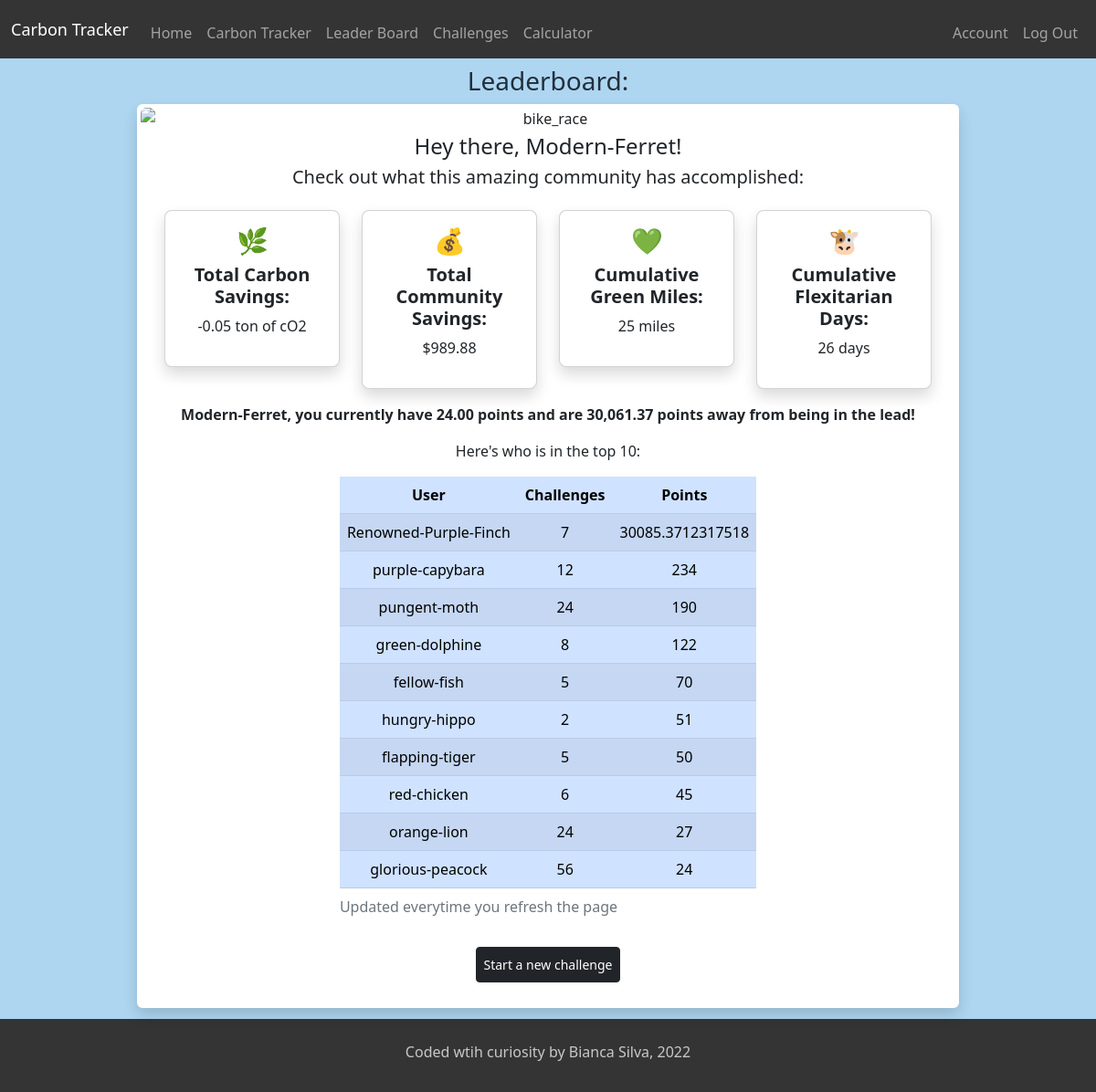
/leaderboard (signed in), run on the app's committed database.
### tables this page shows
CREATE TABLE users (id INTEGER PRIMARY KEY AUTOINCREMENT NOT NULL, name TEXT NOT NULL, email TEXT NOT NULL, leaderboardname TEXT NOT NULL, hash TEXT NOT NULL, datejoined DATETIME DEFAULT CURRENT_TIMESTAMP, icon TEXT);

CREATE TABLE leaderboard (id INTEGER PRIMARY KEY AUTOINCREMENT NOT NULL, user_id INTEGER NOT NULL, leaderboardname TEXT NOT NULL, challenges NUMERIC, green_miles NUMERIC, carbon_saved NUMERIC, plastic_saved NUMERIC, total_points NUMERIC);

### app.py (the view)
@app.route("/leaderboard", methods=["GET", "POST"])
@login_required
def leaderboard():
  if request.method == "POST":
    print("Hey, it's post time")
    return redirect("/leaderboard")
  else:
    print("Hey, it's GET time, get it?")
    check_footprint = db.execute("SELECT user_id FROM footprint WHERE user_id=?", session.get("user_id"))
    print("CHeck if user in footprint: ", check_footprint)
    if len(check_footprint) == 0:
      flash("Please calculate your carbon footprint to get started")
      return redirect("/calculator")
    check_name = db.execute("SELECT leaderboardname FROM users WHERE id=?", session.get("user_id"))
    for item in check_name:
      leaderboardname = item['leaderboardname']
    carbon_savings_total = db.execute("SELECT SUM(carbon_savings) FROM trackers")
    print("Total carbon saved so far", carbon_savings_total)
    for item in carbon_savings_total:
      total_carbon_saved = item['SUM(carbon_savings)']
    total_carbon_saved = (co2(float(total_carbon_saved))).replace("per year", "")
    print("Total carbon saved from db: ", total_carbon_saved)
    money_savings_total = db.execute("SELECT SUM(saved_money) FROM trackers")
    for item in money_savings_total:
      total_money_saved = item['SUM(saved_money)']
    total_money_saved = str(total_money_saved)
    total_money_saved = "$" + total_money_saved
    plastic_saved = db.execute("SELECT SUM(saved_plastic) FROM trackers")
    print("Plastic saved: ", plastic_saved)
    for item in plastic_saved:
      total_plastic_saved = item['SUM(saved_plastic)']
    print("Plastic saved in db: ", total_plastic_saved)
    water_saved = db.execute("SELECT SUM(saved_water) FROM trackers")
    print("Water saved: ", water_saved)
    for item in water_saved:
      total_water_saved = item['SUM(saved_water)']
    print("Total community water savings: ", total_water_saved)
    miles_walked_biked = db.execute("SELECT SUM(miles_walk_bike) FROM trackers")
    print("Miles walked or biked: ", miles_walked_biked)
    for item in miles_walked_biked:
      total_miles = item['SUM(miles_walk_bike)']
    total_miles = str(total_miles)
    total_miles = total_miles + " miles"
    flexitarian_db = db.execute("SELECT SUM(less_beef), SUM(less_chicken), SUM(less_pork) FROM trackers")
    for item in flexitarian_db:
      beef_flex = item["SUM(less_beef)"]
      chicken_flex = item['SUM(less_chicken)']
      pork_flex = item['SUM(less_pork)']
    total_flex = int(beef_flex) + int(chicken_flex) + int(pork_flex)
    total_flex = str(total_flex)
    total_flex = total_flex + " days"
    print("FLEXITARIAN: ", total_flex)
    leaders = db.execute("SELECT leaderboardname, challenges, total_points FROM leaderboard ORDER BY total_points DESC LIMIT 10")
    print("LEADERS: ", leaders)
    for leader in leaders:
      leadingname = leader['leaderboardname']
      challenges = leader['challenges']
      totalpoints = leader['total_points']
    find_leader = db.execute("SELECT leaderboardname, total_points FROM leaderboard ORDER BY total_points DESC LIMIT 1")
    print("AND THE LEADER IS: ", find_leader)
    max_points = 0
    for points in find_leader:
      max_points = points['total_points']
    print("FIND CURRENT POSITION: ", max_points)
    you = db.execute("SELECT leaderboardname, total_points FROM leaderboard WHERE user_id=?", session.get("user_id"))
    temp_test = db.execute("SELECT leaderboardname, total_points FROM leaderboard WHERE user_id=?", session.get("user_id"))
    your_points = 0
    for points in temp_test:
      your_points = float(points['total_points'])
    points_to_top = formatfloat(max_points - your_points)
    your_points = formatfloat(your_points)
    return render_template("/leaderboard.html", yourpoints=your_points, pointstotop= points_to_top, leaders=leaders, leadingname=leadingname, challenges=challenges, totalpoints=totalpoints, flexitarian=total_flex, greenmiles=total_miles, dollarsavings=total_money_saved, carbonsavings=total_carbon_saved, leaderboardname=leaderboardname)

### app.py (called while the page is built)
@app.after_request
def after_request(response):
  response.headers["Cache-control"] = "no-cache, no-store, must-revalidate"
  response.headers["Expires"] = 0
  response.headers["Pragma"] = "no-cache"
  return response

### helpers.py (called while the page is built)
def login_required(f):
    @wraps(f)
    def decorated_function(*args, **kwargs):
      if session.get("user_id") is None:
        return redirect("/login")
      return f(*args, **kwargs)
    return decorated_function

def co2(value):
  tons = value / 1000
  if tons > 1:
    return f"{tons:,.2f} tons of cO2 per year"
  else:
    return f"{tons:,.2f} ton of cO2 per year"

def formatfloat(value):
  return f"{value:,.2f}"

### templates/leaderboard.html (shortened to what this page needs)
{% extends "layout.html" %}
{% block main %}
<form action="/leaderboard" method="get">
  <h3 class="darkBlue">Leaderboard:</h3>
  <div class="card body rounded-2 shadow p-1 border-0 m-1 justify-content-center mx-auto w-75">
  <img class="img-fluid rounded-2 mb-1" src="/static/bike_race.jpg" mx-auto w-auto alt="bike_race"/>
  <h4>Hey there, {{leaderboardname}}!</h4>
  <h5>Check out what this amazing community has accomplished:</h5>
  <div class="card-body">
  <div class="row justify-content-center">
    <div class="col-auto mb-2">
      <div class="d-flex">
        <div class="card shadow rounded-3" style="width: 12rem;">
          <div class="card-body">
            <h3>🌿</h3>
            <h5 class="card-title"><b>Total Carbon Savings:</b></h5>
            <p>{{carbonsavings}}</p>
          </div>
        </div>
      </div>
    </div>
    <div class="col-auto mb-2">
      <div class="d-flex">
        <div class="card shadow rounded-3" style="width: 12rem;">
          <div class="card-body">
            <h3>💰</h3>
            <h5 class="card-title"><b>Total Community Savings:</b></h5>
            <p>{{dollarsavings}}</p>
          </div>
        </div>
      </div>
    </div>
    <div class="col-auto mb-2">
      <div class="d-flex">
        <div class="card shadow rounded-3" style="width: 12rem;">
          <div class="card-body">
            <h3>💚</h3>
            <h5 class="card-title"><b>Cumulative Green Miles:</b></h5>
            <p>{{greenmiles}}</p>
          </div>
        </div>
      </div>
    </div>
    <div class="col-auto mb-2">
      <div class="d-flex">
        <div class="card shadow rounded-3" style="width: 12rem;">
          <div class="card-body">
            <h3>🐮</h3>
            <h5 class="card-title"><b>Cumulative Flexitarian Days:</b></h5>
            <p>{{flexitarian}}</p>
          </div>
        </div>
      </div>
    </div>
    <p class="mt-2"><b>{{leaderboardname}}, you currently have {{yourpoints}} points and are {{pointstotop}} points away from being in the lead!</b></p>
    <p>Here's who is in the top 10:</p>
    <table class="table table-striped table-primary table-hover table-responsive mx-auto w-auto">
      <caption>Updated everytime you refresh the page</caption>
      <thead>
        <tr>
          <th scope="col">User</th>
          <th scope="col">Challenges</th>
          <th scope="col">Points</th>
        </tr>
      </thead>
      <tbody>
        {% for leader in leaders %}
        <tr>
          {% for key, values in leader.items() %}
            <td>{{values}}</td>
          {% endfor %}
        </tr>
        {% endfor%}
      </tbody>
    </table>
</form>
  <form action="/challenges" method="post">
    <button class="btn btn-dark btn-sm m-2 p-2">Start a new challenge</button>
  </form>
{% endblock %}

### templates/layout.html (shortened to what this page needs)
<!DOCTYPE html>
<html lang="en">
<head>
</head>
    <link href="https://cdn.jsdelivr.net/npm/bootstrap@5.2.1/dist/css/bootstrap.min.css" rel="stylesheet">
   <link href="/static/styles.css" rel="stylesheet">
</head>
<body>
  <nav class="bg-dark border navbar navbar-expand-md navbar-dark border-0">
    <div class="container-fluid">
        <a class="navbar-brand" href="/">Carbon Tracker</a>
        <div class="collapse navbar-collapse" id="navbar">
            {% if session["user_id"] %}
                <ul class="navbar-nav me-auto mt-2">
                    <li class="nav-item"><a class="nav-link" href="/homeuser">Home</a></li>
                    <li class="nav-item"><a class="nav-link" href="/trackershopping">Carbon Tracker</a></li>
                    <li class="nav-item"><a class="nav-link" href="/leaderboard">Leader Board</a></li>
                    <li class="nav-item"><a class="nav-link" href="/challenges">Challenges</a></li>
                    <li class="nav-item"><a class="nav-link" href="/calculator">Calculator</a></li>
                </ul>
                <ul class="navbar-nav ms-auto mt-2">
                  <li class="nav-item"><a class="nav-link" href="/account">Account</a></li>
                    <li class="nav-item"><a class="nav-link" href="/logout">Log Out</a></li>
                </ul>
            {% endif %}
        </div>
    </div>
</nav>
<main class="container-fluid py-2 ps-0 pe-0 text-center dark-blue">
    {% block main %}{% endblock %}
</main>
<footer class="bg-dark border navbar-dark navbar-fixed-bottom p-3 border-0">
    <p class="text-center mt-2" id="credit">Coded wtih curiosity by Bianca Silva, 2022</p>
</footer>
</body>
</html>

### static/styles.css (style rules this page uses)
a { color: #212529; }
body { background-color: #EAECEE; }
nav .navbar-brand { font-size: large; }
.dark-blue { background-color: #AED6F1; }
#credit { color: #C8C8C9; }
.navbar-dark { background-color: #343434 !important; }
.darkBlue { color: #212F3D }

### data on the page
users: leaderboardname "Modern-Ferret"
leaderboard: leaderboardname "Renowned-Purple-Finch", leader "7", total_points "30085.3712317518"
leaderboard: leaderboardname "purple-capybara", leader "12" "234"
leaderboard: leaderboardname "pungent-moth", leader "24" "190"
leaderboard: leaderboardname "green-dolphine", leader "8" "122"
leaderboard: leaderboardname "fellow-fish", leader "5" "70"
leaderboard: leaderboardname "hungry-hippo", leader "2" "51"
leaderboard: leaderboardname "flapping-tiger", leader "5" "50"
leaderboard: leaderboardname "red-chicken", leader "6" "45"
leaderboard: leaderboardname "orange-lion", leader "24" "27"
leaderboard: leaderboardname "glorious-peacock", leader "56" "24"

### other printed values
{{ carbonsavings }} "-0.05 ton of cO2"
{{ dollarsavings }} "$989.88"
{{ greenmiles }} "25 miles"
{{ flexitarian }} "26 days"
{{ yourpoints }} "24.00"
{{ pointstotop }} "30,061.37"
